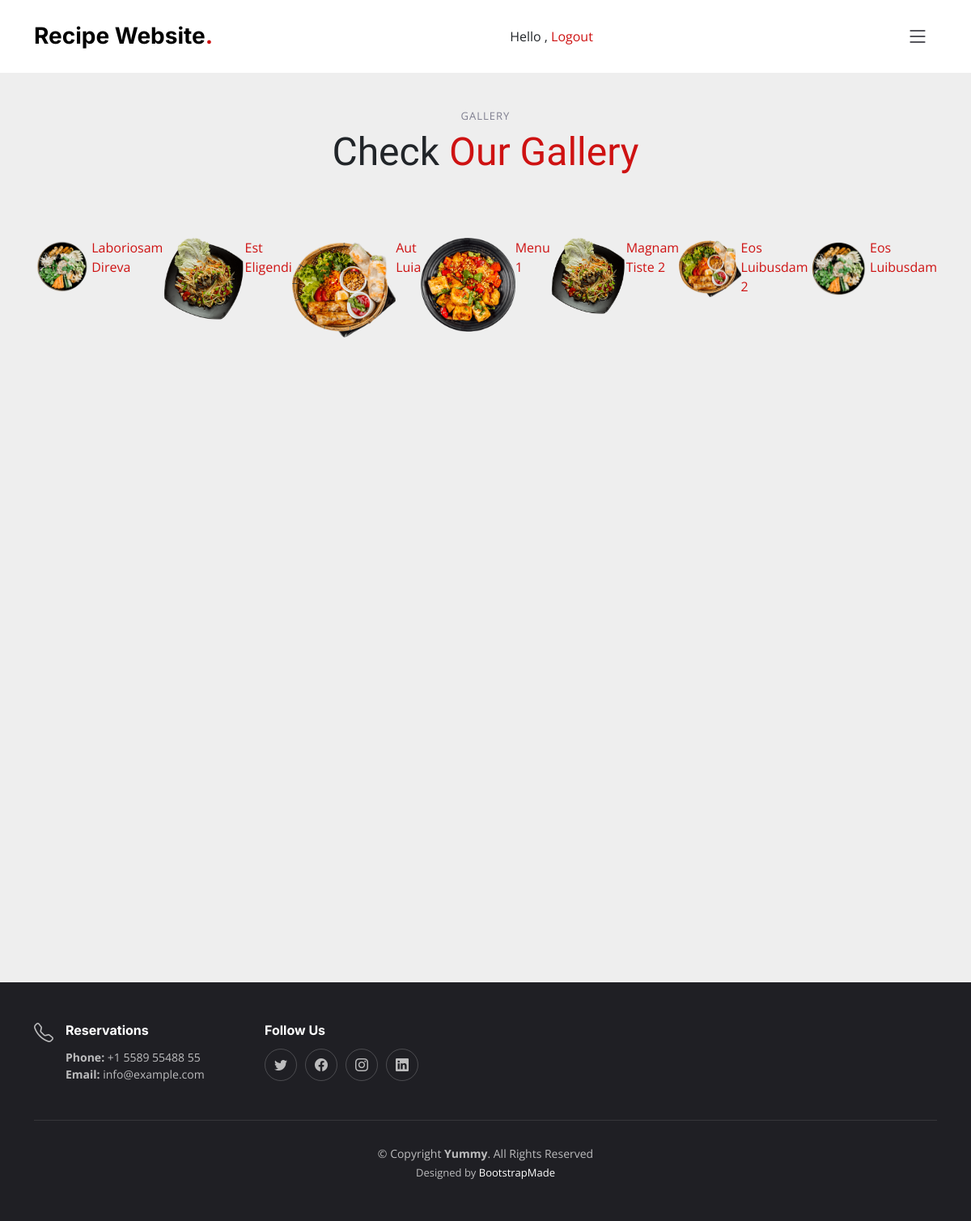
/images/ (signed in), run on an earlier commit of the app's database.
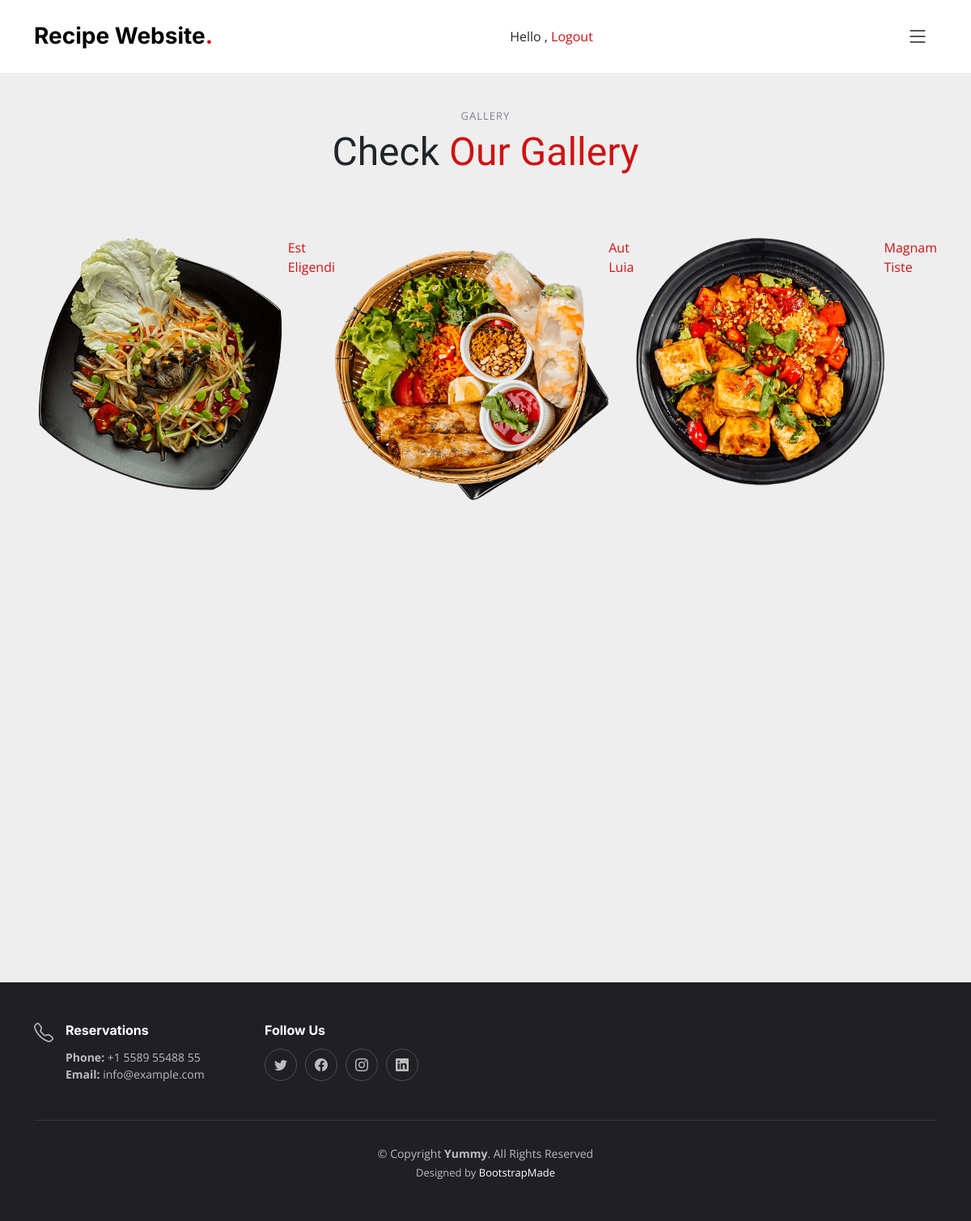
And on a later commit of the database.
### recipe/models.py (models this page shows, shortened)
class Post(models.Model):
    STATUS_CHOICES = ( ('draft', 'Draft'), ('published', 'Published'), )
    title = models.CharField(max_length=250)
    slug = models.SlugField(max_length=250, unique_for_date='publish')
    author = models.ForeignKey(User, on_delete=models.CASCADE, related_name='recipe_posts')
    body = models.TextField()
    image = models.ImageField(upload_to='posts/image/%Y/%m/%d/', blank=True)
    video = models.FileField(upload_to='posts/video/%Y/%m/%d/', blank=True)
    url = models.URLField()
    publish = models.DateTimeField(default=timezone.now)
    created = models.DateTimeField(auto_now_add=True)
    updated = models.DateTimeField(auto_now=True)
    status = models.CharField(max_length=10, choices=STATUS_CHOICES, default='draft')
    objects = models.Manager() # The default manager.
    published = PublishedManager() # Our custom manager.
    score = models.IntegerField(default=0,
        validators=[
            MaxValueValidator(5),
            MinValueValidator(0),
        ]
    )
    class Meta:
        ordering = ('-publish',)
    def get_absolute_url(self):
        return reverse('recipe:post_detail', args=[self.publish.year, self.publish.month, self.publish.day, self.slug])

### images/views.py (the view)
# urls.py: path('', views.image_list, name='list'),
@login_required
def image_list(request):
    images = Post.objects.all()
    paginator = Paginator(images, 8)
    page = request.GET.get('page')
    try:
        images = paginator.page(page)
    except PageNotAnInteger:
        images = paginator.page(1)
    except EmptyPage:
        if is_ajax(request):
            return HttpResponse('')
        images = paginator.page(paginator.num_pages)
    if is_ajax(request):
        return render(request, 'images/image/list_ajax.html', {'section': 'images',
                                                                   'images': images})
    return render(request, 'images/image/list.html', {'section': 'images', 'images': images })

### images/templates/images/image/list.html (shortened to what this page needs)
{% extends "base.html" %}
{% block content %}
    <h1>Images bookmarked</h1>
    <div id="image-list">
        {% include "images/image/list_ajax.html" %}
    </div>
{% endblock %}

### images/templates/images/image/list_ajax.html (shortened to what this page needs)
<section id="gallery" class="gallery section-bg">
    <div class="container" data-aos="fade-up">
      <div class="section-header">
        <h2>gallery</h2>
        <p>Check <span>Our Gallery</span></p>
      </div>
      <div class="gallery-slider swiper">
        <div class="swiper-wrapper align-items-center">
          {% for image in images %}
            <div id="items-width">
              <a class="glightbox" data-gallery="images-gallery" href="{{ image.get_absolute_url }}">
                <a href="{{ image.get_absolute_url }}">
                  <img src="{{ image.image.url }}" class="img-fluid" alt="">
                </a>
              </a>
              <div class="info">
                <a href="{{ image.get_absolute_url }}" class="title" >
                    {{ image.title }}
                </a>
              </div>
            </div>
          {% endfor %}
        </div>
      </div>
    </div>
</section>

What changed in the data, as far as the page shows it:
removed Post: image (picture), title "Laboriosam Direva"
removed Post: image (picture), title "Menu 1"
removed Post: image (picture), title "Magnam Tiste 2"
removed Post: image (picture), title "Eos Luibusdam 2"
removed Post: image (picture), title "Eos Luibusdam"
added Post: image (picture), title "Magnam Tiste"
